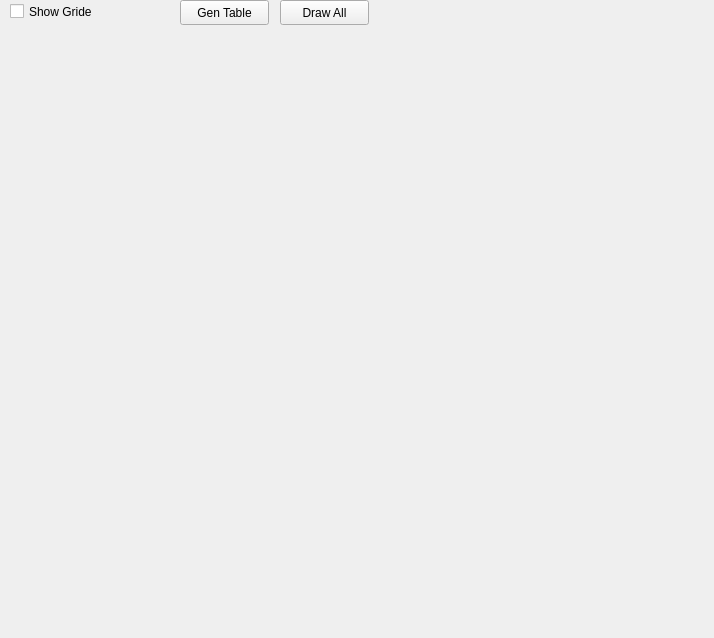
<?xml version="1.0" encoding="UTF-8"?>
<ui version="4.0">
 <class>HomoWin</class>
 <widget class="QWidget" name="HomoWin">
  <property name="geometry">
   <rect>
    <x>0</x>
    <y>0</y>
    <width>714</width>
    <height>638</height>
   </rect>
  </property>
  <property name="windowTitle">
   <string>Form</string>
  </property>
  <widget class="QWidget" name="verticalLayoutWidget">
   <property name="geometry">
    <rect>
     <x>10</x>
     <y>30</y>
     <width>691</width>
     <height>591</height>
    </rect>
   </property>
   <layout class="QVBoxLayout" name="layoutHomo"/>
  </widget>
  <widget class="QPushButton" name="btnGen">
   <property name="geometry">
    <rect>
     <x>180</x>
     <y>0</y>
     <width>89</width>
     <height>25</height>
    </rect>
   </property>
   <property name="text">
    <string>Gen Table</string>
   </property>
  </widget>
  <widget class="QPushButton" name="btnRedraw">
   <property name="geometry">
    <rect>
     <x>280</x>
     <y>0</y>
     <width>89</width>
     <height>25</height>
    </rect>
   </property>
   <property name="toolTipDuration">
    <number>0</number>
   </property>
   <property name="text">
    <string>Draw All</string>
   </property>
  </widget>
  <widget class="QCheckBox" name="checkShowGride">
   <property name="geometry">
    <rect>
     <x>10</x>
     <y>0</y>
     <width>101</width>
     <height>23</height>
    </rect>
   </property>
   <property name="text">
    <string>Show Gride</string>
   </property>
  </widget>
 </widget>
 <resources/>
 <connections/>
</ui>
